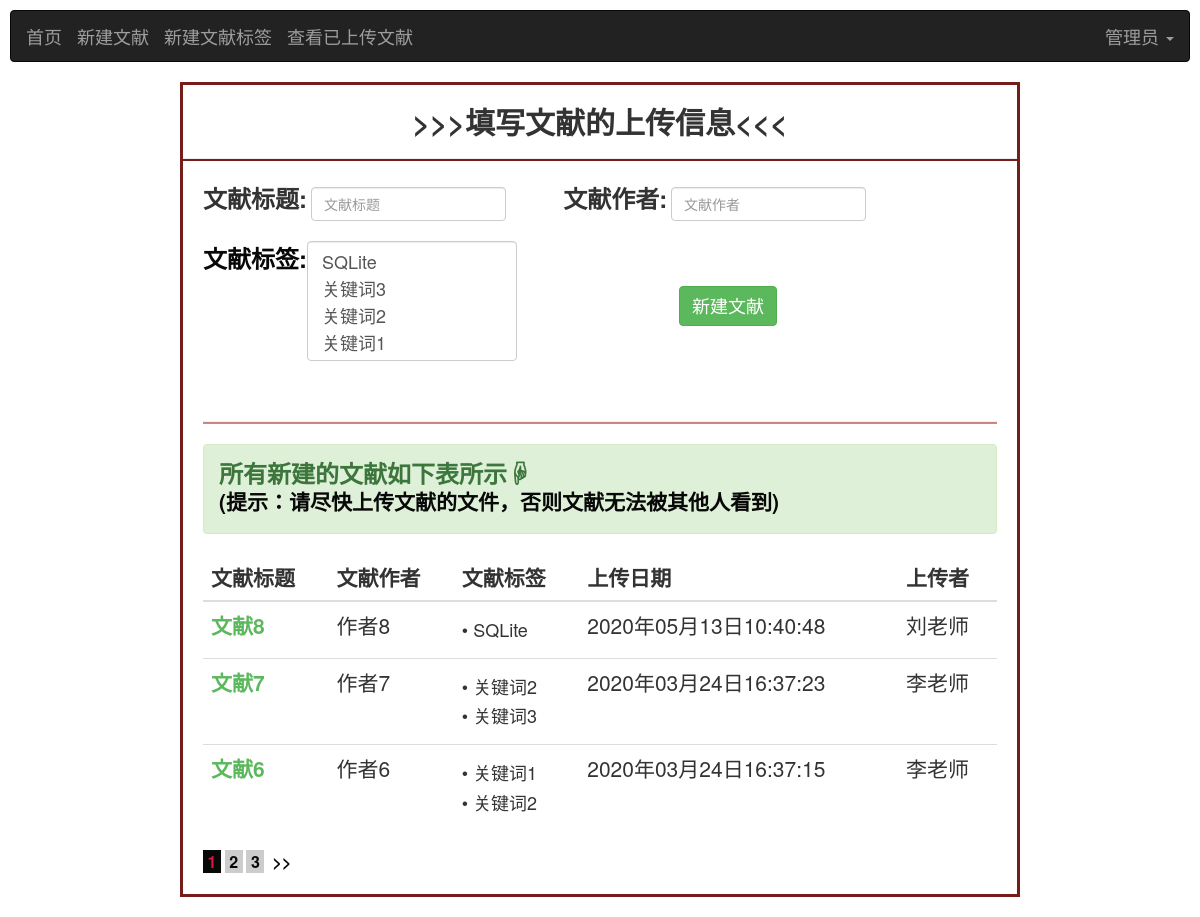
Page /literature/createLiterature/1/1/0 (signed in) on the committed database.
### base/models.py (models this page shows, shortened)
class User(AbstractUser):#继承内置模型User，并在User的基础上添加新字段
    USER_TYPE = (
        (0, "学生"),
        (1, "老师"),
        (2, "管理员"),#需根据user_type的字段类型进行设置
    )
    name = models.CharField('姓名', max_length=50,default='')
    introduce = models.TextField('简介', default='什么都没留下...')
    photo = models.ImageField('头像', blank=True, upload_to='images/user/')
    user_type = models.IntegerField('身份标识(0:学生/1:老师/2:管理员)',default=0,choices=USER_TYPE)
    user_banji=models.ForeignKey(Banji,on_delete=models.CASCADE, null=True,blank=True,verbose_name='用户班级')
    user_major=models.ForeignKey(Major,on_delete=models.CASCADE,null=True,blank=True,verbose_name='用户专业')

### literature/models.py (models this page shows, shortened)
class Literature(models.Model):
    literature_name= models.CharField("文献标题",max_length=100)
    literature_author=models.CharField("文献作者",max_length=100)
    literature_label = models.ManyToManyField(Label, blank=True, verbose_name='文献标签')
    literature_like=models.IntegerField("文献点赞数",default=0)
    literature_download = models.IntegerField('文献下载次数', default=0)
    literature_view=models.IntegerField("文献访问量",default=0)
    literature_comment=models.IntegerField("文献评论量",default=0)
    literature_file=models.FileField("文献文件",blank=True,upload_to='upload/literatures/')
    filename=models.CharField("文献的文件名",max_length=50,default="未上传文件")
    filesize=models.IntegerField("文献大小",default=0)
    literature_uploader = models.ForeignKey(User, on_delete=models.CASCADE, null=False,verbose_name='文献上传者')
    upload_date=models.DateTimeField("文献上传时间",default=timezone.now)#新增时自动获取当前日期
    class Meta:
        verbose_name = '文献信息'#模型类的名字
        verbose_name_plural = '文献信息'#模型类名字的复数形式，且优先显示

class Label(models.Model):
    label_name = models.CharField('标签名称', max_length=100)
    label_user = models.ForeignKey(User, on_delete=models.CASCADE, verbose_name='标签所属用户')
    create_date=models.DateTimeField("文献标签创建时间",default=timezone.now)
    class Meta:
        verbose_name = '文献标签'  # 模型类的名字
        verbose_name_plural = '文献标签'  # 模型类名字的复数形式，且优先显示

### literature/views.py (the view, shortened to what this page needs)
# urls.py: path('createLiterature/<int:id>/<int:page>/<int:type>', createLiteratureView, name='createLiterature'),
@login_required(login_url='/')
def createLiteratureView(request, id, page, type):
    user = User.objects.get(id=id)
    if user.user_type ==2:#管理员用户
        labels = Label.objects.all().order_by('-create_date')
        literatures = Literature.objects.all().order_by('-upload_date')
        createFail = False  # 文献是否重复
        result = False  # 是否已存在已创建文献
        if request.method == 'POST':  # POST新建文献
            literature_name = request.POST.get('literature_name', '')
            literature_author = request.POST.get('literature_author', '')
            literature_labels_id = request.POST.getlist('literature_label')
            labels_id = []
            for label_id in literature_labels_id:
                label_id = int(label_id)
                labels_id.append(label_id)
            literature = Literature.objects.filter(literature_name=literature_name, literature_author=literature_author)
            if literature.exists():  # 文献重复
                createFail = True
                if literatures.count() == 0:  # 该用户还未新建任何文献
                    result = True
                else:
                    l = Paginator(literatures, 3)
                    try:
                        pages = l.page(page)
                    except PageNotAnInteger:
                        pages = l.page(1)
                    except EmptyPage:
                        pages = l.page(l.num_pages)
                    return render(request, 'createLiterature.html', locals())
            else:  # 标签名称未重复
                value = {'literature_name': literature_name, 'literature_author': literature_author,
                         'literature_uploader_id': user.id}
                Literature.objects.create(**value)
                literature = Literature.objects.get(literature_name=literature_name,
                                                    literature_author=literature_author)
                for label_id in labels_id:
                    literature.literature_label.add(label_id)
                literature.save()
                kwargs = {'id': id, 'page': 1, 'type': 1}
                return redirect(reverse('literature:createLiterature', kwargs=kwargs))
        else:  # GET请求访问
            if literatures.count() == 0:  # 该用户还未新建任何文献
                result = True
            l = Paginator(literatures, 3)
            try:
                pages = l.page(page)
            except PageNotAnInteger:
                pages = l.page(1)
            except EmptyPage:
                pages = l.page(l.num_pages)
            return render(request, 'createLiterature.html', locals())

### templates/createLiterature.html (shortened to what this page needs)
<!DOCTYPE html>
<html lang="en">
<head>
    {% load staticfiles %}
    <link rel="stylesheet" href="https://cdn.staticfile.org/twitter-bootstrap/3.3.7/css/bootstrap.min.css">
</head>
<body>
<div style="margin: 10px">
    <nav class="navbar navbar-inverse" role="navigation">
        <div class="container-fluid">
            <div class="navbar-header">
                <a class="navbar-brand" href="{% url 'index:index' id 1 %}">首页</a>
            </div>
            <div class="navbar-header">
                <a class="navbar-brand" href="{% url 'literature:createLiterature' id 1 0 %}">新建文献</a>
            </div>
            <div class="navbar-header">
                <a class="navbar-brand" href="{% url 'literature:createLabel' id 1 0 %}">新建文献标签</a>
            </div>
            <div class="navbar-header">
                <a class="navbar-brand" href="{% url 'literature:checkLiterature' id 1 %}">查看已上传文献</a>
            </div>
            <div>
                <ul class="nav navbar-nav navbar-right">
                    <li class="dropdown">
                        <a href="" class="dropdown-toggle" data-toggle="dropdown" style="font-size: 18px">
                            {% if user.name == "" %}
                                {{ user.username }}
                            {% else %}
                                {{ user.name }}
                            {% endif %}
                            <b class="caret"></b>
                        </a>
                    </li>
                </ul>
            </div>
        </div>
    </nav>
</div>
<br/>
<main style="margin-top:-20px;margin-bottom: 20px;margin-left: 180px;margin-right: 180px;border: solid;border-color: #761c19 ">
    <div class="infosbox">
        <h2 style="text-align: center"><strong>>>>填写文献的上传信息<<<</strong></h2>
        <hr style="background-color: #761c19;height: 2px">
        <div style="margin: 20px">
            <form class="form-inline" action="" method="post" name="upload" onsubmit="return Check(document.upload)">
                <div class="form-group">
                    <label for="literature_name" style="font-size: x-large">文献标题:</label>
                    <input id="literature_name" name="literature_name" type="text" class="form-control"
                           placeholder="文献标题">
                </div>
                <div class="form-group">
                    <label for="literature_author" style="font-size: x-large">
                        &nbsp&nbsp&nbsp&nbsp&nbsp&nbsp&nbsp&nbsp文献作者:</label>
                    <input id="literature_author" name="literature_author" type="text" class="form-control"
                           placeholder="文献作者">
                </div>
                <br>
                <br>
                <div class="form-group">
                    <a><label for="lab" class="cke_label"
                              style="font-size: x-large;color: #080808;float: left">
                        文献标签:</label>
                    </a>
                    <select multiple name="literature_label" class="form-control"
                            style="width:210px;height:120px;font-size:large">
                        {% for label in labels %}
                            <option value="{{ label.id }}">{{ label.label_name }}</option>
                        {% endfor %}
                    </select>
                </div>
                <button id="button" type="submit" class="btn btn-success"
                        style="margin-top:10px ;margin-left: 158px;font-size: large">新建文献
                </button>
            </form>
            {% if createFail %}
                <h3>
                    <div
                            style="color: #e38d13 ;text-align: center;font-weight: bold">文献新建失败,该文献已存在!
                    </div>
                </h3>
            {% else %}
                {% if type == 1 %}
                    <h3>
                        <div style="color: #4cae4c ;text-align: center;font-weight: bold">新建文献成功!
                        </div>
                    </h3>
                {% else %}
                    <br/>
                    <br/>
                {% endif %}
            {% endif %}
            <hr style="height: 2px;background-color: #ce8483 ">
            {% if result %}
                <h3>
                    <div class="alert alert-success"
                         style="text-align:left;font-weight: bold">您还未曾新建任何文献:(
                    </div>
                </h3>
            {% else %}
                <h3>
                    <div class="alert alert-success"
                         style="text-align:left;font-weight: bold">所有新建的文献如下表所示☟
                        <label style="color: #080808;font-size: 21px">(提示：请尽快上传文献的文件，否则文献无法被其他人看到)</label>
                    </div>
                </h3>
            {% endif %}
            <table class="table table-hover">
                <thead>
                <tr style="font-size: 21px">
                    <th>文献标题</th>
                    <th>文献作者</th>
                    <th>文献标签</th>
                    <th>上传日期</th>
                    <th>上传者</th>
                </tr>
                </thead>
                <tbody>
                {% for list in pages.object_list %}
                    <tr style="font-size: 21px">
                        <td style="font-weight: bold;color: #5cb85c ">{{ list.literature_name }}</td>
                        <td>{{ list.literature_author }}</td>
                        <td>
                            <div>
                                {% for label in list.literature_label.all %}
                                    <h4>• {{ label.label_name }}</h4>
                                {% endfor %}
                            </div>
                        </td>
                        <td>{{ list.upload_date | date:"Y年m月d日H:i:s" }}</td>
                        <td>{{ list.literature_uploader.name }}</td>
                    </tr>
                {% endfor %}
                </tbody>
            </table>
            <div class="pagelist">
                {% if pages.object_list %}
                    {% for page in pages.paginator.page_range %}
                        {% if pages.number == page %}
                            <a href="javascript:;" class="curPage" style="color: #080808;
                            font-size: medium;font-weight: bold;color: crimson ;background-color: #080808 ">&nbsp{{ page }}&nbsp</a>
                        {% else %}
                            <a href="{% url 'literature:createLiterature' id page 0 %}" style="color: #080808;font-size: medium;
                            font-weight: bold;background-color: #cccccc ">&nbsp{{ page }}&nbsp</a>
                        {% endif %}
                    {% endfor %}
                {% endif %}
                {% if pages.has_next %}
                    <a href="{% url 'literature:createLiterature' id pages.next_page_number 0 %}"
                       style="color: #080808;font-size: medium;font-weight: bold ">
                        &nbsp>>&nbsp</a>
                {% endif %}
            </div>
        </div>
    </div>
</main>
</body>
</html>

### rows in the picture
User: name "管理员"
Literature: literature_name "文献8", literature_author "作者8", upload_date "2020年05月13日10:40:48", literature_uploader.name "刘老师"
Label: {{ label.id }} 13 (drawn), label_name "SQLite"
Literature: literature_name "文献7", literature_author "作者7", upload_date "2020年03月24日16:37:23", literature_uploader.name "李老师"
Label: {{ label.id }} 9 (drawn), label_name "关键词2"
Label: {{ label.id }} 10 (drawn), label_name "关键词3"
Literature: literature_name "文献6", literature_author "作者6", upload_date "2020年03月24日16:37:15", literature_uploader.name "李老师"
Label: {{ label.id }} 8 (drawn), label_name "关键词1"

### other values in the picture
{{ page }} "1"
{{ page }} "2" "3"
